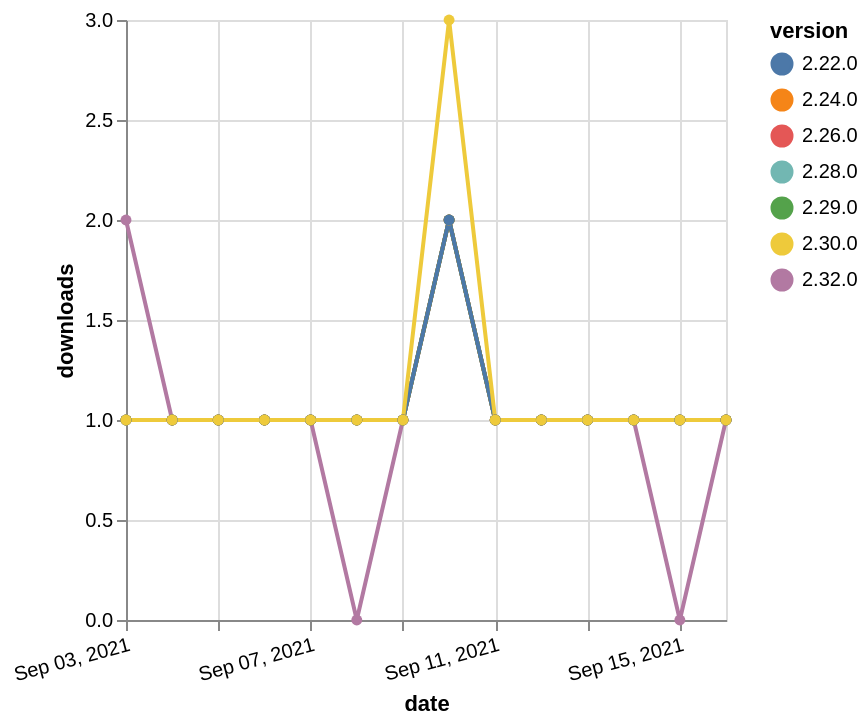

The specification (Vega-Lite) saved for this image:
### Vega-Lite specification from a JSON file in a GitHub repository (floating-point values rounded to 4 significant figures)
{"$schema": "https://vega.github.io/schema/vega-lite/v5.json", "description": "A simple bar chart with embedded data.", "data": {"values": [{"date": "2021-09-03", "total": 113, "delta": 2, "version": "2.32.0"}, {"date": "2021-09-04", "total": 114, "delta": 1, "version": "2.32.0"}, {"date": "2021-09-05", "total": 115, "delta": 1, "version": "2.32.0"}, {"date": "2021-09-06", "total": 116, "delta": 1, "version": "2.32.0"}, {"date": "2021-09-07", "total": 117, "delta": 1, "version": "2.32.0"}, {"date": "2021-09-08", "total": 117, "delta": 0, "version": "2.32.0"}, {"date": "2021-09-09", "total": 118, "delta": 1, "version": "2.32.0"}, {"date": "2021-09-10", "total": 120, "delta": 2, "version": "2.32.0"}, {"date": "2021-09-11", "total": 121, "delta": 1, "version": "2.32.0"}, {"date": "2021-09-12", "total": 122, "delta": 1, "version": "2.32.0"}, {"date": "2021-09-13", "total": 123, "delta": 1, "version": "2.32.0"}, {"date": "2021-09-14", "total": 124, "delta": 1, "version": "2.32.0"}, {"date": "2021-09-15", "total": 124, "delta": 0, "version": "2.32.0"}, {"date": "2021-09-16", "total": 125, "delta": 1, "version": "2.32.0"}, {"date": "2021-09-03", "total": 148, "delta": 1, "version": "2.28.0"}, {"date": "2021-09-04", "total": 149, "delta": 1, "version": "2.28.0"}, {"date": "2021-09-05", "total": 150, "delta": 1, "version": "2.28.0"}, {"date": "2021-09-06", "total": 151, "delta": 1, "version": "2.28.0"}, {"date": "2021-09-07", "total": 152, "delta": 1, "version": "2.28.0"}, {"date": "2021-09-08", "total": 153, "delta": 1, "version": "2.28.0"}, {"date": "2021-09-09", "total": 154, "delta": 1, "version": "2.28.0"}, {"date": "2021-09-10", "total": 156, "delta": 2, "version": "2.28.0"}, {"date": "2021-09-11", "total": 157, "delta": 1, "version": "2.28.0"}, {"date": "2021-09-12", "total": 158, "delta": 1, "version": "2.28.0"}, {"date": "2021-09-13", "total": 159, "delta": 1, "version": "2.28.0"}, {"date": "2021-09-14", "total": 160, "delta": 1, "version": "2.28.0"}, {"date": "2021-09-15", "total": 161, "delta": 1, "version": "2.28.0"}, {"date": "2021-09-16", "total": 162, "delta": 1, "version": "2.28.0"}, {"date": "2021-09-03", "total": 187, "delta": 1, "version": "2.26.0"}, {"date": "2021-09-04", "total": 188, "delta": 1, "version": "2.26.0"}, {"date": "2021-09-05", "total": 189, "delta": 1, "version": "2.26.0"}, {"date": "2021-09-06", "total": 190, "delta": 1, "version": "2.26.0"}, {"date": "2021-09-07", "total": 191, "delta": 1, "version": "2.26.0"}, {"date": "2021-09-08", "total": 192, "delta": 1, "version": "2.26.0"}, {"date": "2021-09-09", "total": 193, "delta": 1, "version": "2.26.0"}, {"date": "2021-09-10", "total": 195, "delta": 2, "version": "2.26.0"}, {"date": "2021-09-11", "total": 196, "delta": 1, "version": "2.26.0"}, {"date": "2021-09-12", "total": 197, "delta": 1, "version": "2.26.0"}, {"date": "2021-09-13", "total": 198, "delta": 1, "version": "2.26.0"}, {"date": "2021-09-14", "total": 199, "delta": 1, "version": "2.26.0"}, {"date": "2021-09-15", "total": 200, "delta": 1, "version": "2.26.0"}, {"date": "2021-09-16", "total": 201, "delta": 1, "version": "2.26.0"}, {"date": "2021-09-03", "total": 297, "delta": 1, "version": "2.24.0"}, {"date": "2021-09-04", "total": 298, "delta": 1, "version": "2.24.0"}, {"date": "2021-09-05", "total": 299, "delta": 1, "version": "2.24.0"}, {"date": "2021-09-06", "total": 300, "delta": 1, "version": "2.24.0"}, {"date": "2021-09-07", "total": 301, "delta": 1, "version": "2.24.0"}, {"date": "2021-09-08", "total": 302, "delta": 1, "version": "2.24.0"}, {"date": "2021-09-09", "total": 303, "delta": 1, "version": "2.24.0"}, {"date": "2021-09-10", "total": 305, "delta": 2, "version": "2.24.0"}, {"date": "2021-09-11", "total": 306, "delta": 1, "version": "2.24.0"}, {"date": "2021-09-12", "total": 307, "delta": 1, "version": "2.24.0"}, {"date": "2021-09-13", "total": 308, "delta": 1, "version": "2.24.0"}, {"date": "2021-09-14", "total": 309, "delta": 1, "version": "2.24.0"}, {"date": "2021-09-15", "total": 310, "delta": 1, "version": "2.24.0"}, {"date": "2021-09-16", "total": 311, "delta": 1, "version": "2.24.0"}, {"date": "2021-09-03", "total": 137, "delta": 1, "version": "2.29.0"}, {"date": "2021-09-04", "total": 138, "delta": 1, "version": "2.29.0"}, {"date": "2021-09-05", "total": 139, "delta": 1, "version": "2.29.0"}, {"date": "2021-09-06", "total": 140, "delta": 1, "version": "2.29.0"}, {"date": "2021-09-07", "total": 141, "delta": 1, "version": "2.29.0"}, {"date": "2021-09-08", "total": 142, "delta": 1, "version": "2.29.0"}, {"date": "2021-09-09", "total": 143, "delta": 1, "version": "2.29.0"}, {"date": "2021-09-10", "total": 145, "delta": 2, "version": "2.29.0"}, {"date": "2021-09-11", "total": 146, "delta": 1, "version": "2.29.0"}, {"date": "2021-09-12", "total": 147, "delta": 1, "version": "2.29.0"}, {"date": "2021-09-13", "total": 148, "delta": 1, "version": "2.29.0"}, {"date": "2021-09-14", "total": 149, "delta": 1, "version": "2.29.0"}, {"date": "2021-09-15", "total": 150, "delta": 1, "version": "2.29.0"}, {"date": "2021-09-16", "total": 151, "delta": 1, "version": "2.29.0"}, {"date": "2021-09-03", "total": 220, "delta": 1, "version": "2.22.0"}, {"date": "2021-09-04", "total": 221, "delta": 1, "version": "2.22.0"}, {"date": "2021-09-05", "total": 222, "delta": 1, "version": "2.22.0"}, {"date": "2021-09-06", "total": 223, "delta": 1, "version": "2.22.0"}, {"date": "2021-09-07", "total": 224, "delta": 1, "version": "2.22.0"}, {"date": "2021-09-08", "total": 225, "delta": 1, "version": "2.22.0"}, {"date": "2021-09-09", "total": 226, "delta": 1, "version": "2.22.0"}, {"date": "2021-09-10", "total": 228, "delta": 2, "version": "2.22.0"}, {"date": "2021-09-11", "total": 229, "delta": 1, "version": "2.22.0"}, {"date": "2021-09-12", "total": 230, "delta": 1, "version": "2.22.0"}, {"date": "2021-09-13", "total": 231, "delta": 1, "version": "2.22.0"}, {"date": "2021-09-14", "total": 232, "delta": 1, "version": "2.22.0"}, {"date": "2021-09-15", "total": 233, "delta": 1, "version": "2.22.0"}, {"date": "2021-09-16", "total": 234, "delta": 1, "version": "2.22.0"}, {"date": "2021-09-03", "total": 168, "delta": 1, "version": "2.30.0"}, {"date": "2021-09-04", "total": 169, "delta": 1, "version": "2.30.0"}, {"date": "2021-09-05", "total": 170, "delta": 1, "version": "2.30.0"}, {"date": "2021-09-06", "total": 171, "delta": 1, "version": "2.30.0"}, {"date": "2021-09-07", "total": 172, "delta": 1, "version": "2.30.0"}, {"date": "2021-09-08", "total": 173, "delta": 1, "version": "2.30.0"}, {"date": "2021-09-09", "total": 174, "delta": 1, "version": "2.30.0"}, {"date": "2021-09-10", "total": 177, "delta": 3, "version": "2.30.0"}, {"date": "2021-09-11", "total": 178, "delta": 1, "version": "2.30.0"}, {"date": "2021-09-12", "total": 179, "delta": 1, "version": "2.30.0"}, {"date": "2021-09-13", "total": 180, "delta": 1, "version": "2.30.0"}, {"date": "2021-09-14", "total": 181, "delta": 1, "version": "2.30.0"}, {"date": "2021-09-15", "total": 182, "delta": 1, "version": "2.30.0"}, {"date": "2021-09-16", "total": 183, "delta": 1, "version": "2.30.0"}]}, "width": "container", "mark": {"type": "line", "point": {"filled": true}}, "encoding": {"x": {"field": "date", "type": "temporal", "timeUnit": "yearmonthdate", "title": "date", "axis": {"labelAngle": -15}}, "y": {"field": "delta", "type": "quantitative", "title": "downloads"}, "color": {"field": "version", "type": "nominal"}, "tooltip": {"field": "delta"}}}
